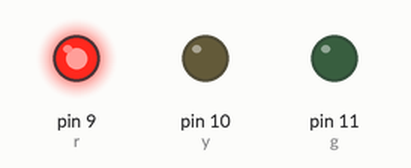
Simulated run of this sketch. Board: Arduino Uno, built with avr-gcc and run on an emulated ATmega328P. On the bench: output pins drawn as LEDs (lit = HIGH).

Above: at 3.5 s.
At 8.5 s:
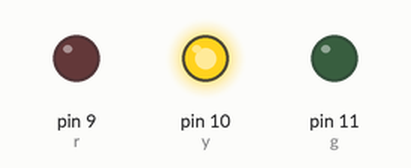
At 13.5 s:
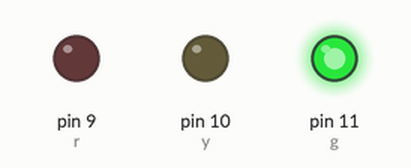
Timing chart, 0 to 20.5 s (numbered marks = the images above):
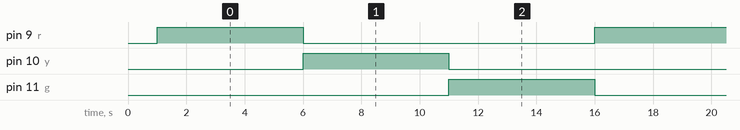

Measured:
- by itself, pin 9 (r), pin 10 (y), pin 11 (g): alternates HIGH for 5.0 s and LOW for 10.0 s
- by itself, everything shown: repeats every 15.0 s, in 4 steps

The sketch:

Traffic_signal.ino
```cpp
//__author__ = 'Ahmed Fadel'


const int r = 9;             //connect red led at pin 9
const int y = 10;           //connect yellow led at pin 10
const int g = 11;           //connect green led at pin 11
const int sec = 1000;       //seconds defined
void setup()
  {
    pinMode(r,OUTPUT);
    pinMode(y,OUTPUT);
    pinMode(g,OUTPUT);
    delay(sec);
  }

void loop()
    {
        digitalWrite(r,HIGH) ;
        delay(sec*5);
        digitalWrite(r,LOW) ;
        digitalWrite(y,HIGH) ;
        delay(sec*5);
        digitalWrite(y,LOW) ;
        digitalWrite(g,HIGH) ;
        delay(sec*5);
        digitalWrite(g,LOW) ;

    }
```
